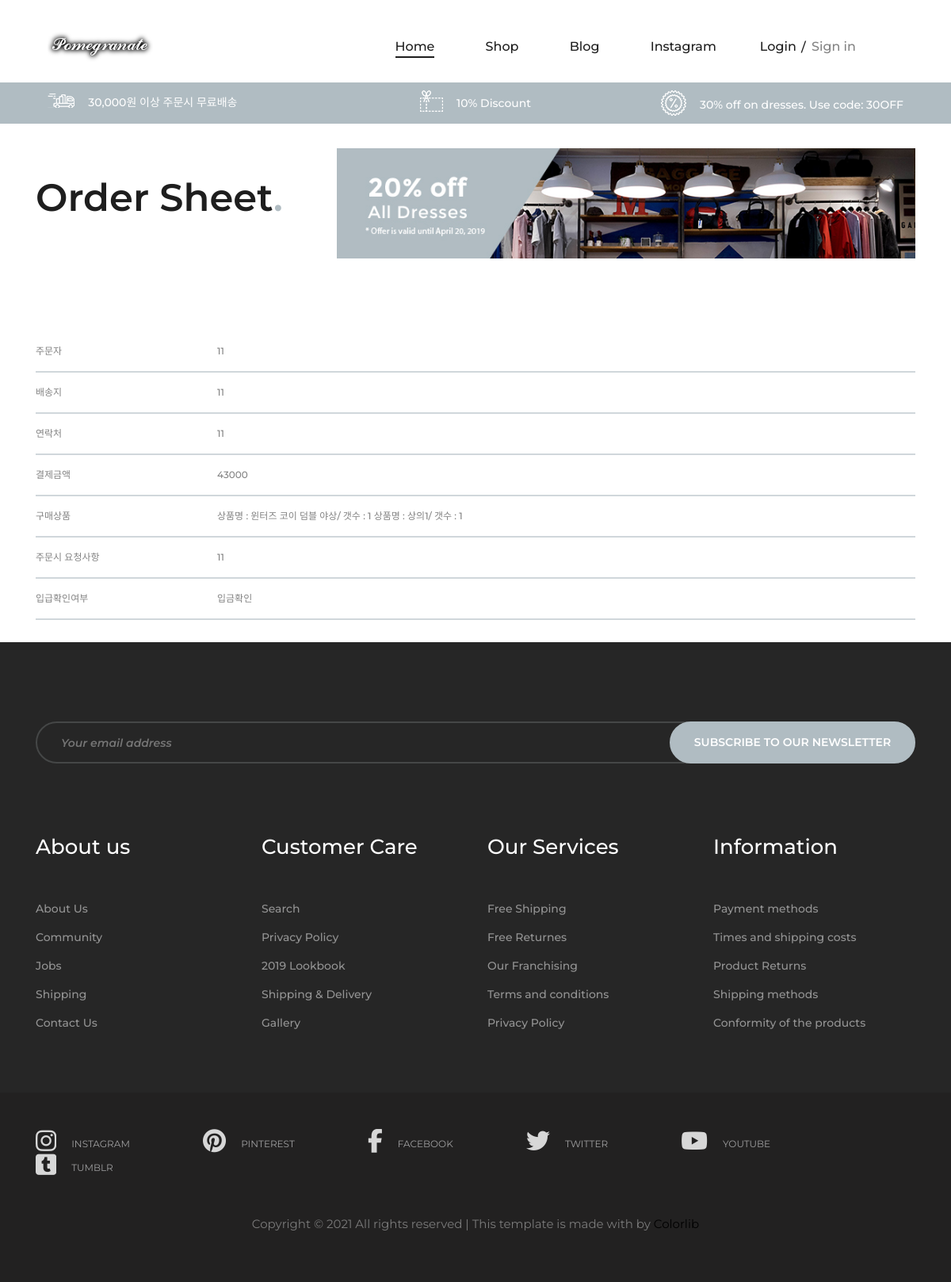
The page /order_info/17/ on the database its author committed.
### shopping/models.py (models this page shows, shortened)
class Order(models.Model):
    user = models.ForeignKey(User, on_delete=models.CASCADE, related_name='author_order')
    name = models.CharField(max_length=100, verbose_name='주문자_이름')
    amount = models.PositiveIntegerField(verbose_name='결제금액', default="")
    home = models.CharField(max_length=100, verbose_name='배송지', default="")
    phone = models.CharField(max_length=100, verbose_name='연락처', default=00000000000)
    quantity = models.IntegerField(default=1)
    products = models.TextField(max_length=100, verbose_name='주문상품', default="")
    order_requset = models.TextField(default="")
    order_date = models.DateTimeField(auto_now_add=True)
    class Meta:
        ordering = ('-order_date',)

### shopping/views.py (the view)
# urls.py: path('order_info/<int:order_id>/', order_info, name='order_info'),
def order_info(request, order_id):
    categories = Category.objects.all()
    order = Order.objects.all()
    order_info = Order.objects.get(pk=order_id)
    context = {  'categories': categories, 'order':order, 'order_info':order_info}
    return render(request, 'shop/order_info.html', context)

### shopping/templates/shop/order_info.html (shortened to what this page needs)
{% extends "shop/../account/base.html" %}
{% load static %}
{% block content %}
<section class="page-add">
    <div class="container">
        <div class="row">
            <div class="col-lg-4">
                <div class="page-breadcrumb">
                    <h2>Order Sheet<span>.</span></h2>
                </div>
            </div>
            <div class="col-lg-8">
                <img src="{% static 'shop/images/add.jpg' %}" alt="">
            </div>
        </div>
    </div>
</section>
<form action="" method="post">
    <div class="cart-page">
        <div class="container">
            <div class="cart-table">
                <table>
                    <thead>
                        <tr>
                            <th class="product-h">주문자</th>
                            <th class="product-h">{{ order_info.name }}</th>
                        </tr>
                    </thead>
                    <thead>
                        <tr>
                            <th class="product-h">배송지</th>
                            <th class="product-h">{{ order_info.home }}</th>
                        </tr>
                    </thead>
                    <thead>
                        <tr>
                            <th class="product-h">연락처</th>
                            <th class="product-h">{{ order_info.phone }}</th>
                        </tr>
                    </thead>
                    <thead>
                        <tr>
                            <th class="product-h">결제금액</th>
                            <th class="product-h" name="amount">{{ order_info.amount }}</th>
                        </tr>
                    </thead>
                    <thead>
                        <tr>
                            <th class="product-h">구매상품</th>
                            <th class="product-h">{{ order_info.products }}</th>
                        </tr>
                    </thead>
                    <thead>
                        <tr>
                            <th class="product-h">주문시 요청사항</th>
                            <th class="product-h">{{ order_info.order_requset }}</th>
                        </tr>
                    </thead>
                    <thead>
                        <tr>
                            <th class="product-h">입급확인여부</th>
                            <th class="product-h">
                                {% if order_info.quantity == 1 %}
                                입금미확인
                                {% else %}
                                입금확인
                                {% endif %}
                            </th>
                        </tr>
                    </thead>
                </table>
            </div>
        </div>
    </div>
</form>
{% endblock content %}

### shopping/static/shop/css/login.css (style rules this page uses)
* { margin:0; padding:0; }
body { background:var(--body-background-color); }

### shopping/static/shop/css/style.css (style rules this page uses)
html, body { height: 100%; font-family: "Montserrat", sans-serif; -webkit-font-smoothing: antialiased; font-smoothing: antialiased; background: none; }
h1, h2, h3, h4, h5, h6 { margin: 0; color: #111111; font-weight: 500; font-family: "Montserrat", sans-serif; }
h2 { font-size: 36px; }
img { max-width: 100%; }
.page-add { padding-top: 31px; margin-bottom: 92px; }
.page-add .page-breadcrumb { padding-top: 34px; }
.page-add .page-breadcrumb h2 { color: #1e1e1e; font-size: 48px; font-weight: 600; }
.page-add .page-breadcrumb h2 span { color: #B0BCC2; }
.cart-table { margin-bottom: 28px; }
.cart-table table { width: 100%; }
.cart-table table thead { border-bottom: 2px solid #D0D7DB; }
.cart-table table thead tr th { color: #838383; font-size: 12px; font-weight: 500; padding: 16px 0; }
.cart-table table .product-h { text-align: left; }
th { text-align: center; }

### rows shown on the page
Order: name "11", home "11", phone "11", amount "43000", products "상품명 : 윈터즈 코이 덤블 야상/ 갯수 : 1 상품명 : 상의1/ 갯수 : 1", order_requset "11"
